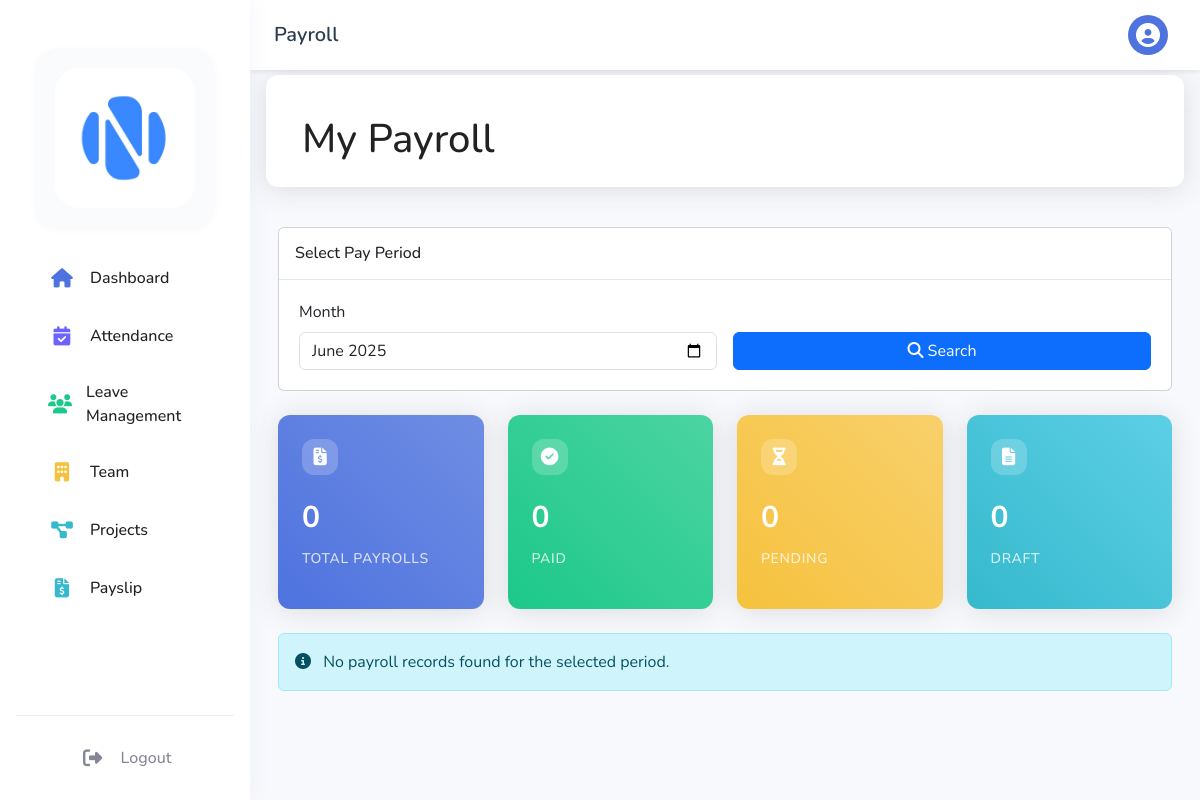
The page /dashboard/manager/payroll.php (signed in) on the database as committed earlier.
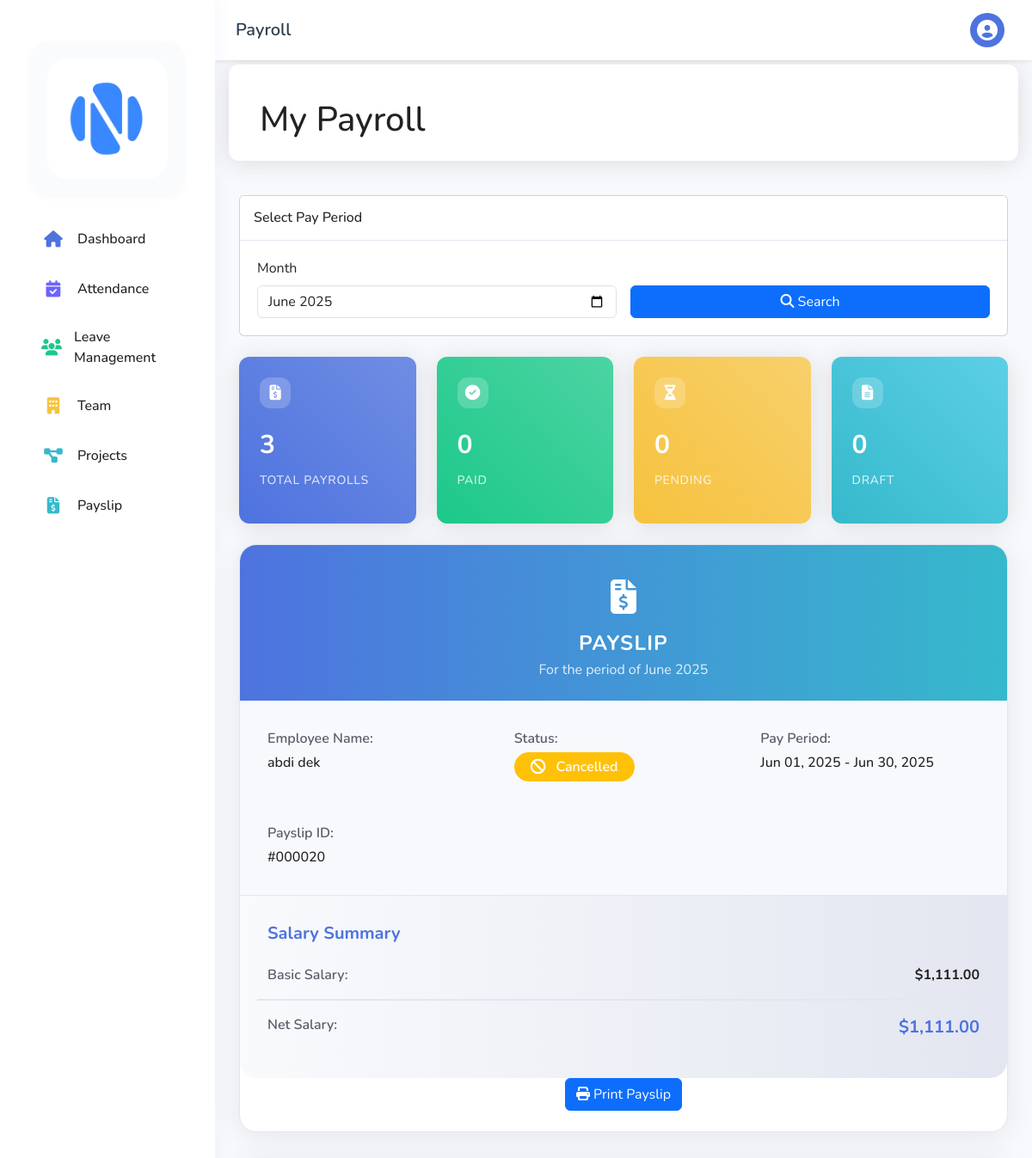
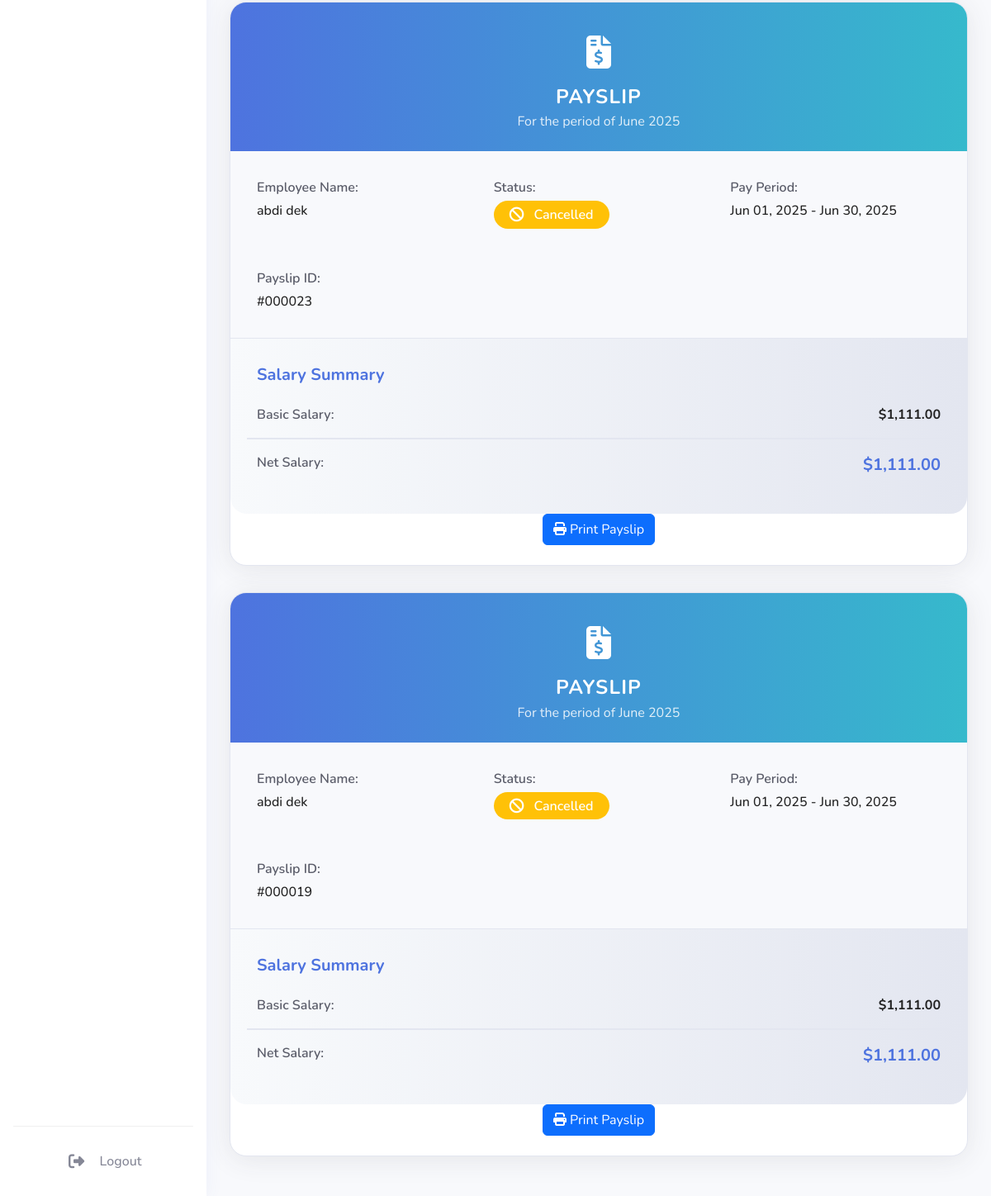
The same page on the database as committed later (2 pictures, top to bottom).
### tables this page shows
CREATE TABLE `payroll` (
  `payroll_id` int(11) NOT NULL,
  `employee_id` int(11) NOT NULL,
  `period_id` int(11) NOT NULL,
  `basic_salary` decimal(10,2) NOT NULL,
  `gross_salary` decimal(10,2) NOT NULL DEFAULT '0.00',
  `net_salary` decimal(10,2) NOT NULL DEFAULT '0.00',
  `status` enum('draft','approved','paid','cancelled') DEFAULT 'draft',
  `created_at` timestamp NOT NULL DEFAULT CURRENT_TIMESTAMP,
  `updated_at` timestamp NOT NULL DEFAULT CURRENT_TIMESTAMP ON UPDATE CURRENT_TIMESTAMP
);

CREATE TABLE `payroll_periods` (
  `period_id` int(11) NOT NULL,
  `start_date` date NOT NULL,
  `end_date` date NOT NULL,
  `status` enum('draft','processing','completed','cancelled') DEFAULT 'draft',
  `created_by` int(11) DEFAULT NULL,
  `created_at` timestamp NOT NULL DEFAULT CURRENT_TIMESTAMP,
  `updated_at` timestamp NOT NULL DEFAULT CURRENT_TIMESTAMP ON UPDATE CURRENT_TIMESTAMP
);

CREATE TABLE `employees` (
  `emp_id` int(11) NOT NULL,
  `user_id` int(11) DEFAULT NULL,
  `first_name` varchar(50) NOT NULL,
  `last_name` varchar(50) NOT NULL,
  `dept_id` int(11) DEFAULT NULL,
  `position` varchar(100) DEFAULT NULL,
  `hire_date` date DEFAULT NULL,
  `basic_salary` decimal(10,2) DEFAULT '0.00',
  `salary` decimal(10,2) DEFAULT NULL,
  `phone` varchar(20) DEFAULT NULL,
  `address` text,
  `profile_image` varchar(255) DEFAULT NULL,
  `gender` enum('male','female') NOT NULL DEFAULT 'male'
);

### dashboard/manager/payroll.php (the view, shortened to what the rows shown need)
<?php
require_once '../../config/database.php';
$current_month = isset($_GET['month']) ? $_GET['month'] : date('Y-m');
$stmt = $pdo->prepare('SELECT emp_id, first_name, last_name FROM employees WHERE user_id = ?');
$stmt->execute([$_SESSION['user_id']]);
$emp = $stmt->fetch();
$emp_id = $emp ? $emp['emp_id'] : 0;
$manager_name = $emp ? trim($emp['first_name'] . ' ' . $emp['last_name']) : $_SESSION['username'];
try {
    $query = "
        SELECT
            p.payroll_id,
            pp.start_date,
            pp.end_date,
            p.basic_salary,
            p.gross_salary,
            p.net_salary,
            p.status,
            pa.amount as bonus_amount,
            ap.days_present,
            ap.days_late,
            ap.days_absent
        FROM payroll p
        JOIN payroll_periods pp ON p.period_id = pp.period_id
        LEFT JOIN payroll_adjustments pa ON p.payroll_id = pa.payroll_id AND pa.adjustment_type = 'bonus'
        LEFT JOIN attendance_performance ap ON p.employee_id = ap.emp_id
            AND MONTH(pp.start_date) = ap.month
            AND YEAR(pp.start_date) = ap.year
        WHERE p.employee_id = ?
        AND DATE_FORMAT(pp.start_date, '%Y-%m') = ?
        ORDER BY pp.start_date DESC
    ";
    $stmt = $pdo->prepare($query);
    $stmt->execute([$emp_id, $current_month]);
    $payrolls = $stmt->fetchAll();
} catch (PDOException $e) {
    $error = "Error fetching payroll data: " . $e->getMessage();
}
?>
<!DOCTYPE html>
<html lang="en">
<head>
    <link href="https://cdn.jsdelivr.net/npm/bootstrap@5.3.2/dist/css/bootstrap.min.css" rel="stylesheet">
    <link rel="stylesheet" href="https://cdnjs.cloudflare.com/ajax/libs/font-awesome/6.4.0/css/all.min.css">
    <link rel="stylesheet" href="../../assets/css/dashboard.css">
</head>
<body>
    <div class="main-content">
        <div class="page-header mb-4">
            <div class="container-fluid">
                <div class="d-flex justify-content-between align-items-center">
                    <h1 class="mb-0"><i class=""></i>My Payroll</h1>
                </div>
            </div>
        </div>
        <div class="container-fluid">
            <?php if (count($payrolls) > 0): ?>
                <?php foreach ($payrolls as $payroll): ?>
                    <div class="payslip-wrapper">
                        <div class="fancy-payslip">
                            <div class="fancy-payslip-header">
                                <div class="icon"><i class="fas fa-file-invoice-dollar"></i></div>
                                <h4>PAYSLIP</h4>
                                <p>For the period of <?php echo date('F Y', strtotime($payroll['start_date'])); ?></p>
                            </div>
                            <div class="fancy-payslip-details">
                                <div class="detail-col">
                                    <label>Employee Name:</label>
                                    <div class="value"><?php echo htmlspecialchars($manager_name); ?></div>
                                </div>
                                <div class="detail-col">
                                    <label>Status:</label>
                                    <div class="value">
                                        <span class="badge bg-<?php
                                            echo $payroll['status'] === 'paid' ? 'success' :
                                                ($payroll['status'] === 'approved' ? 'info' : 'warning');
                                        ?>">
                                            <?php if ($payroll['status'] === 'cancelled'): ?><i class="fas fa-ban me-1"></i><?php endif; ?>
                                            <?php echo ucfirst($payroll['status']); ?>
                                        </span>
                                    </div>
                                </div>
                                <div class="detail-col">
                                    <label>Pay Period:</label>
                                    <div class="value">
                                        <?php echo date('M d, Y', strtotime($payroll['start_date'])); ?> -
                                        <?php echo date('M d, Y', strtotime($payroll['end_date'])); ?>
                                    </div>
                                </div>
                                <div class="detail-col">
                                    <label>Payslip ID:</label>
                                    <div class="value">#<?php echo str_pad($payroll['payroll_id'], 6, '0', STR_PAD_LEFT); ?></div>
                                </div>
                            </div>
                            <div class="fancy-payslip-summary">
                                <h5>Salary Summary</h5>
                                <div class="row">
                                    <div class="col-6">
                                        <label>Basic Salary:</label>
                                    </div>
                                    <div class="col-6">
                                        <div class="value">$<?php echo number_format($payroll['basic_salary'], 2); ?></div>
                                    </div>
                                </div>
                                <div class="row total">
                                    <div class="col-6">
                                        <label>Net Salary:</label>
                                    </div>
                                    <div class="col-6">
                                        <div class="value">$<?php echo number_format($payroll['net_salary'], 2); ?></div>
                                    </div>
                                </div>
                            </div>
                            <div class="text-center pb-4">
                                <button class="btn btn-primary" onclick="window.print()">
                                    <i class="fas fa-print"></i> Print Payslip
                                </button>
                            </div>
                        </div>
                    </div>
                <?php endforeach; ?>
            <?php endif; ?>
        </div>
    </div>
</body>
</html>

Rows that differ between the two databases and show on the page:
added payroll: period.start_date "June 2025", employee.last_name "abdi dek", status "Cancelled", period.start_date "Jun 01, 2025", period.end_date "Jun 30, 2025", payroll_id "000020", basic_salary "1,111.00", net_salary "1,111.00"
added payroll: period.start_date "June 2025", employee.last_name "abdi dek", status "Cancelled", period.start_date "Jun 01, 2025", period.end_date "Jun 30, 2025", payroll_id "000023", basic_salary "1,111.00", net_salary "1,111.00"
added payroll: period.start_date "June 2025", employee.last_name "abdi dek", status "Cancelled", period.start_date "Jun 01, 2025", period.end_date "Jun 30, 2025", payroll_id "000019", basic_salary "1,111.00", net_salary "1,111.00"
Other text that changed with them:
$total_payrolls: "0" → "3"
text no longer shown: "No payroll records found for the selected period."
